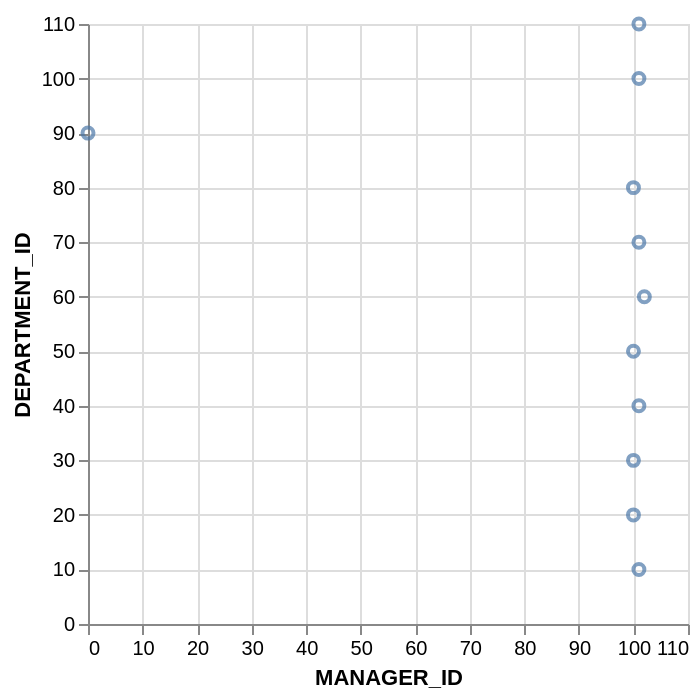

Vega-Lite specification stored for this chart:
### Vega-Lite specification from a JSON file in a GitHub repository (floating-point values rounded to 4 significant figures)
{"data": {"values": [{"x_data": 0, "y_data": 90}, {"x_data": 102, "y_data": 60}, {"x_data": 101, "y_data": 100}, {"x_data": 100, "y_data": 30}, {"x_data": 100, "y_data": 50}, {"x_data": 100, "y_data": 80}, {"x_data": 101, "y_data": 10}, {"x_data": 100, "y_data": 20}, {"x_data": 101, "y_data": 40}, {"x_data": 101, "y_data": 70}, {"x_data": 101, "y_data": 110}]}, "mark": "point", "encoding": {"x": {"field": "x_data", "type": "quantitative", "title": "MANAGER_ID"}, "y": {"field": "y_data", "type": "quantitative", "title": "DEPARTMENT_ID"}}}
